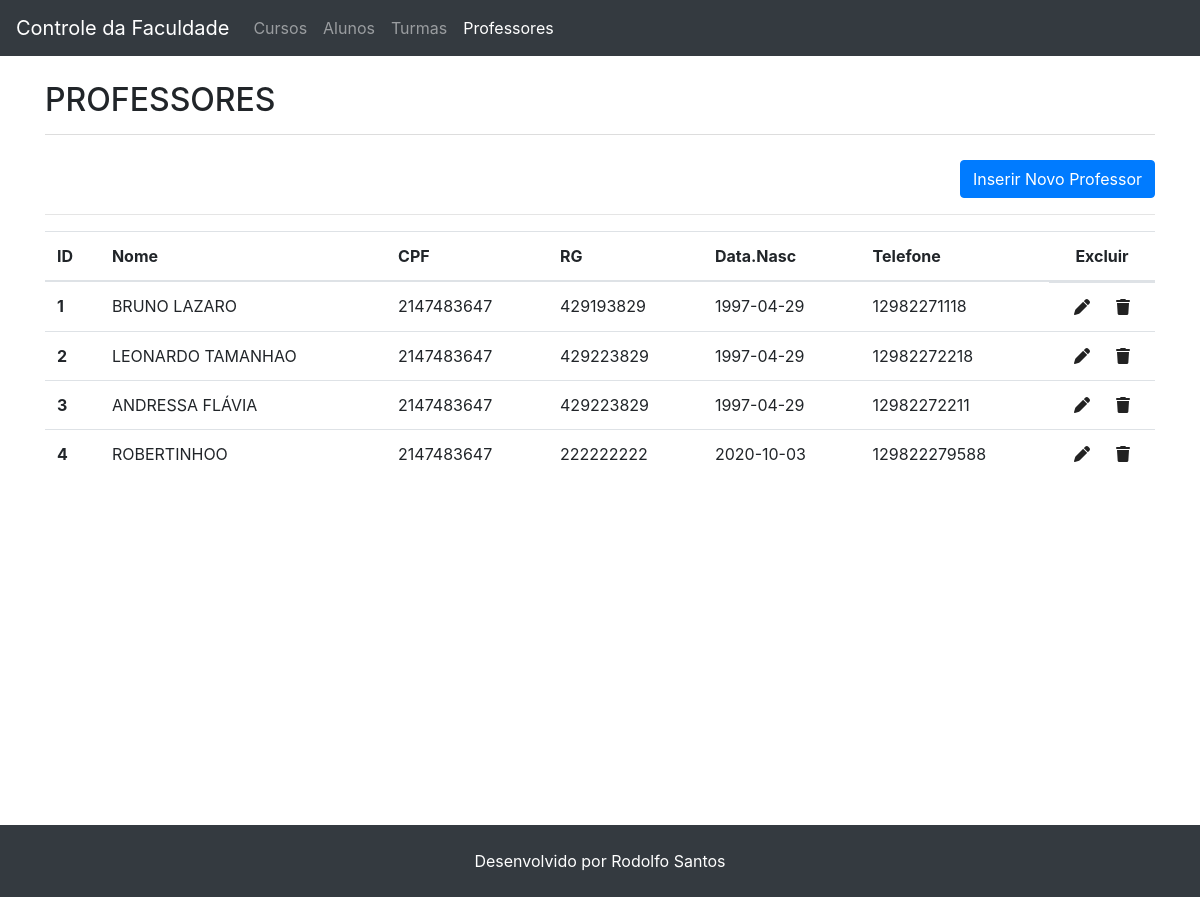
Page /index.php?pagina=professores on the committed database.
### tables this page shows
CREATE TABLE `professor` (
  `ID_PROFESSOR` int(11) NOT NULL,
  `CPF` int(11) NOT NULL,
  `RG` int(11) NOT NULL,
  `NOME_PROFESSOR` varchar(255) NOT NULL,
  `DATA_NASCIMENTO` varchar(255) DEFAULT NULL,
  `TELEFONE` varchar(255) DEFAULT NULL,
  `RUA` varchar(255) DEFAULT NULL,
  `NUMERO` int(11) DEFAULT NULL,
  `BAIRRO` varchar(255) DEFAULT NULL,
  `CIDADE` varchar(255) DEFAULT NULL,
  `UF` varchar(255) DEFAULT NULL
);

### index.php (called while the page is built)
<?php
include 'db.php';
include 'header.php';
include 'router/routes.php';
include 'footer.php';

### db.php (called while the page is built, shortened)
<?php
$servidor = "localhost";
$usuario = "root";
$senha = "";
$db = "programacao_web";
$conexao = mysqli_connect($servidor, $usuario, $senha, $db);
$query = "SELECT * FROM PROFESSOR";
$consulta_professores = mysqli_query($conexao, $query);

### views/professores.php (the view, shortened to what this page needs)
<h1>Professores</h1>
<div class="row">
  <div class="col-12 d-flex justify-content-end">
  <button class="btn btn-primary" type="button" data-toggle="collapse" data-target="#inserir_professor_form" aria-expanded="false" aria-controls="inserir_professor_form">
    Inserir Novo Professor
  </button>
  </div>
</div>
<hr>
<table class="table table-hover">
  <thead>
    <tr>
      <th scope="col">ID</th>
      <th scope="col">Nome</th>
      <th scope="col">CPF</th>
      <th scope="col">RG</th>
      <th scope="col">Data.Nasc</th>
      <th scope="col">Telefone</th>
      <th scope="col" class="text-center">Excluir</th>
    </tr>
  </thead>
  <tbody>
    <?php
      while($linha = mysqli_fetch_array($consulta_professores)) {
        $ID_PROFESSOR = $linha["ID_PROFESSOR"];
        echo "<tr>";
        echo "<th>".$linha["ID_PROFESSOR"]."</th>";
        echo "<td>".$linha["NOME_PROFESSOR"]."</td>";
        echo "<td>".$linha["CPF"]."</td>";
        echo "<td>".$linha["RG"]."</td>";
        echo "<td>".$linha["DATA_NASCIMENTO"]."</td>";
        echo "<td>".$linha["TELEFONE"]."</td>";
        echo "<td class='d-flex justify-content-around'>
                <a href='?pagina=professor_edit&id_professor=$ID_PROFESSOR'>
                  <i class='fas fa-pen cursor-pointer edit'></i>
                </a>
                <a href='services/delete/professor.php?professor=$ID_PROFESSOR'>
                 <i class='fas fa-trash cursor-pointer delete'></i>
                </a>
              </td>";
        echo "<tr>";
      }
    ?>
  </tbody>
</table>

### assets/custom.css (style rules this page uses)
.cursor-pointer { cursor: pointer; }
.delete, .edit { transition: .5s; }
a { color: #222; }
h1 { text-transform: uppercase; margin-top: 25px; margin-bottom: 25px; padding-bottom: 15px; font-size: 2em; border-bottom: 1px solid #ddd; }

### rows in the picture
professor: ID_PROFESSOR "1", NOME_PROFESSOR "BRUNO LAZARO", CPF "2147483647", RG "429193829", DATA_NASCIMENTO "1997-04-29", TELEFONE "12982271118"
professor: ID_PROFESSOR "2", NOME_PROFESSOR "LEONARDO TAMANHAO", CPF "2147483647", RG "429223829", DATA_NASCIMENTO "1997-04-29", TELEFONE "12982272218"
professor: ID_PROFESSOR "3", NOME_PROFESSOR "ANDRESSA FLÁVIA", CPF "2147483647", RG "429223829", DATA_NASCIMENTO "1997-04-29", TELEFONE "12982272211"
professor: ID_PROFESSOR "4", NOME_PROFESSOR "ROBERTINHOO", CPF "2147483647", RG "222222222", DATA_NASCIMENTO "2020-10-03", TELEFONE "129822279588"
